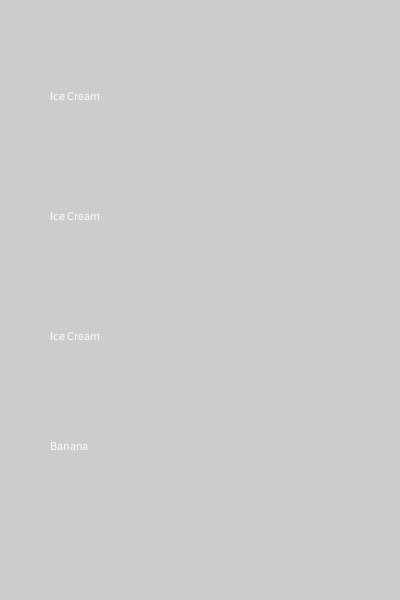
Frame 1 (no input)
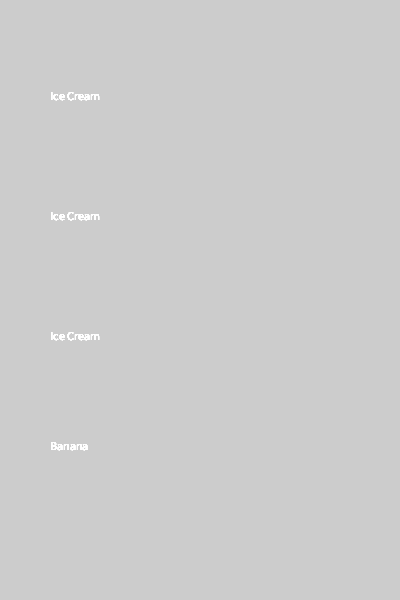
Frame 60 (the mouse pressed at the canvas centre just before this capture)
Frame 120 (the mouse held since frame 60 and released just before this capture): identical to frame 60, image omitted

The Processing sketch that drew these frames (run headless with seeded random() and noise(); from frame 60 on, the mouse is pressed at the canvas centre):

// Processing sketch: banana_split
// ── banana_split.pde
void setup () {
  size (400, 600); 
  
}

void draw () {
  for (int i = 0; i < 3; i++ )
  text("Ice Cream", 50, 100+120*i);
  text("Banana", 50, 450);

// i = 0 100 + 120 * 0
// i = 1 100 + 120 * 1
// i = 2 100 + 120 * 2


}
